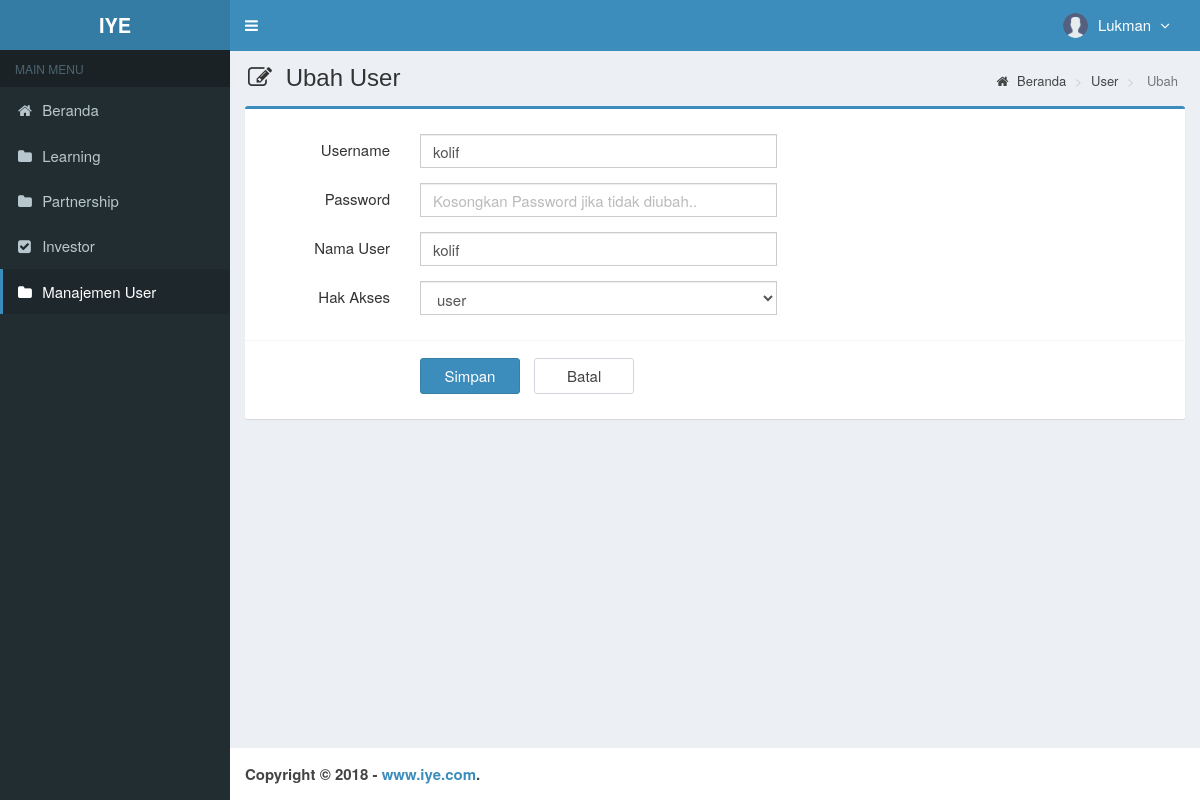
Page /main.php?module=form_user&form=edit&id=8 (signed in) on the committed database.
### tables this page shows
CREATE TABLE `is_user` (
  `id_user` int(2) NOT NULL,
  `username` varchar(30) NOT NULL,
  `password` varchar(50) NOT NULL,
  `nama_user` varchar(30) NOT NULL,
  `hak_akses` enum('superadmin','user') NOT NULL
);

### modules/user/form.php (the view, shortened to what this page needs)
 <?php
if ($_GET['form']=='add') { ?>
  <section class="content-header">
    <h1>
      <i style="margin-right:7px" class="fa fa-edit"></i> Input User
    </h1>
    <ol class="breadcrumb">
      <li><a href="?module=home"><i class="fa fa-home"></i> Beranda </a></li>
      <li><a href="?module=user"> User </a></li>
      <li class="active"> Tambah </li>
    </ol>
  </section>
  <section class="content">
    <div class="row">
      <div class="col-md-12">
        <div class="box box-primary">
          <form role="form" class="form-horizontal" method="POST" action="modules/user/proses.php?act=insert" method="POST">
            <div class="box-body">
              <div class="form-group">
                <label class="col-sm-2 control-label">Username</label>
                <div class="col-sm-5">
                  <input type="text" class="form-control" name="username" autocomplete="off" required>
                </div>
              </div>
              <div class="form-group">
                <label class="col-sm-2 control-label">Password</label>
                <div class="col-sm-5">
                  <input type="password" class="form-control" name="password" autocomplete="off" required>
                </div>
              </div>
              <div class="form-group">
                <label class="col-sm-2 control-label">Nama User</label>
                <div class="col-sm-5">
                  <input type="text" class="form-control" name="nama_user" autocomplete="off" required>
                </div>
              </div>
              <div class="form-group">
                <label class="col-sm-2 control-label">Hak Akses</label>
                <div class="col-sm-5">
                  <select class="form-control" name="hak_akses" required>
                    <option value=""></option>
                    <option value="superadmin">superadmin</option>
                    <option value="admin">admin</option>
                  </select>
                </div>
              </div>
            </div>
            <div class="box-footer">
              <div class="form-group">
                <div class="col-sm-offset-2 col-sm-10">
                  <input type="submit" class="btn btn-primary btn-submit" name="simpan" value="Simpan">
                  <a href="?module=user" class="btn btn-default btn-reset">Batal</a>
                </div>
              </div>
            </div>
          </form>
        </div>
      </div>
    </div>
  </section>
<?php
}
elseif ($_GET['form']=='edit') {
  if (isset($_GET['id'])) {
      $query = mysqli_query($mysqli, "SELECT * FROM is_user WHERE id_user='$_GET[id]'")
                                      or die('Ada kesalahan pada query tampil User : '.mysqli_error($mysqli));
      $data  = mysqli_fetch_assoc($query);
    }
?>
  <section class="content-header">
    <h1>
      <i style="margin-right:7px" class="fa fa-edit"></i> Ubah User
    </h1>
    <ol class="breadcrumb">
      <li><a href="?module=home"><i class="fa fa-home"></i> Beranda </a></li>
      <li><a href="?module=user"> User </a></li>
      <li class="active"> Ubah </li>
    </ol>
  </section>
  <section class="content">
    <div class="row">
      <div class="col-md-12">
        <div class="box box-primary">
          <form role="form" class="form-horizontal" method="POST" action="modules/user/proses.php?act=update" method="POST">
            <div class="box-body">
              <div class="form-group">
                <label class="col-sm-2 control-label">Username</label>
                <div class="col-sm-5">
                  <input type="text" class="form-control" name="username" autocomplete="off" value="<?php echo $data['username']; ?>" required>
                </div>
              </div>
              <div class="form-group">
                <label class="col-sm-2 control-label">Password</label>
                <div class="col-sm-5">
                  <input type="password" class="form-control" name="password" placeholder="Kosongkan Password jika tidak diubah.." autocomplete="off">
                </div>
              </div>
              <div class="form-group">
                <label class="col-sm-2 control-label">Nama User</label>
                <div class="col-sm-5">
                  <input type="text" class="form-control" name="nama_user" autocomplete="off" value="<?php echo $data['nama_user']; ?>" required>
                </div>
              </div>
              <div class="form-group">
                <label class="col-sm-2 control-label">Hak Akses</label>
                <div class="col-sm-5">
                  <select class="form-control" name="hak_akses" required>
                    <option value="<?php echo $data['hak_akses']; ?>"><?php echo $data['hak_akses']; ?></option>
                  </select>
                </div>
              </div>
            </div>
            <div class="box-footer">
              <div class="form-group">
                <div class="col-sm-offset-2 col-sm-10">
                  <input type="submit" class="btn btn-primary btn-submit" name="simpan" value="Simpan">
                  <a href="?module=user" class="btn btn-default btn-reset">Batal</a>
                </div>
              </div>
            </div>
          </form>
        </div>
      </div>
    </div>
  </section>
<?php
}
?>

### assets/css/style.css (style rules this page uses)
.form-horizontal .control-label { margin-bottom: 0; padding-top: 5px; text-align: right; }
label { display: inline-block; font-size: 15px; font-weight: 400; margin-bottom: 5px; max-width: 100%; }
.form-control { background-color: #fff; background-image: none; border: 1px solid #ccc; border-radius: 4px; box-shadow: 0 1px 1px rgba(0, 0, 0, 0.075) inset; color: #555; display: block; font-size: 15px; height: 34px; line-height: 1.42857; padding: 6px 12px; transition: border-color 0.15s ease-in-out 0s, box-shadow 0.15s ease-in-out 0s; width: 100%; }
.btn-default { background-color: #fff; border-color: #d2d6de; color: #444; }
.content-header { padding: 15px 18px 0; position: relative; }
.content-header > .breadcrumb { background: transparent none repeat scroll 0 0; border-radius: 2px; float: right; font-size: 13px; margin-bottom: 0; margin-top: 0; padding: 7px 12px; position: absolute; right: 10px; top: 15px; }
.btn-submit { width: 100px; margin-top: 7px; margin-right: 10px; font-size: 15px; }
.btn-reset { width: 100px; margin-top: 7px; font-size: 15px; }
body { background-color: #fff; color: #333; font-size: 15px; line-height: 1.42857; }

### rows in the picture
is_user: username "kolif", nama_user "kolif", hak_akses "user"

### other values in the picture
$_SESSION['nama_user'] "Lukman"
